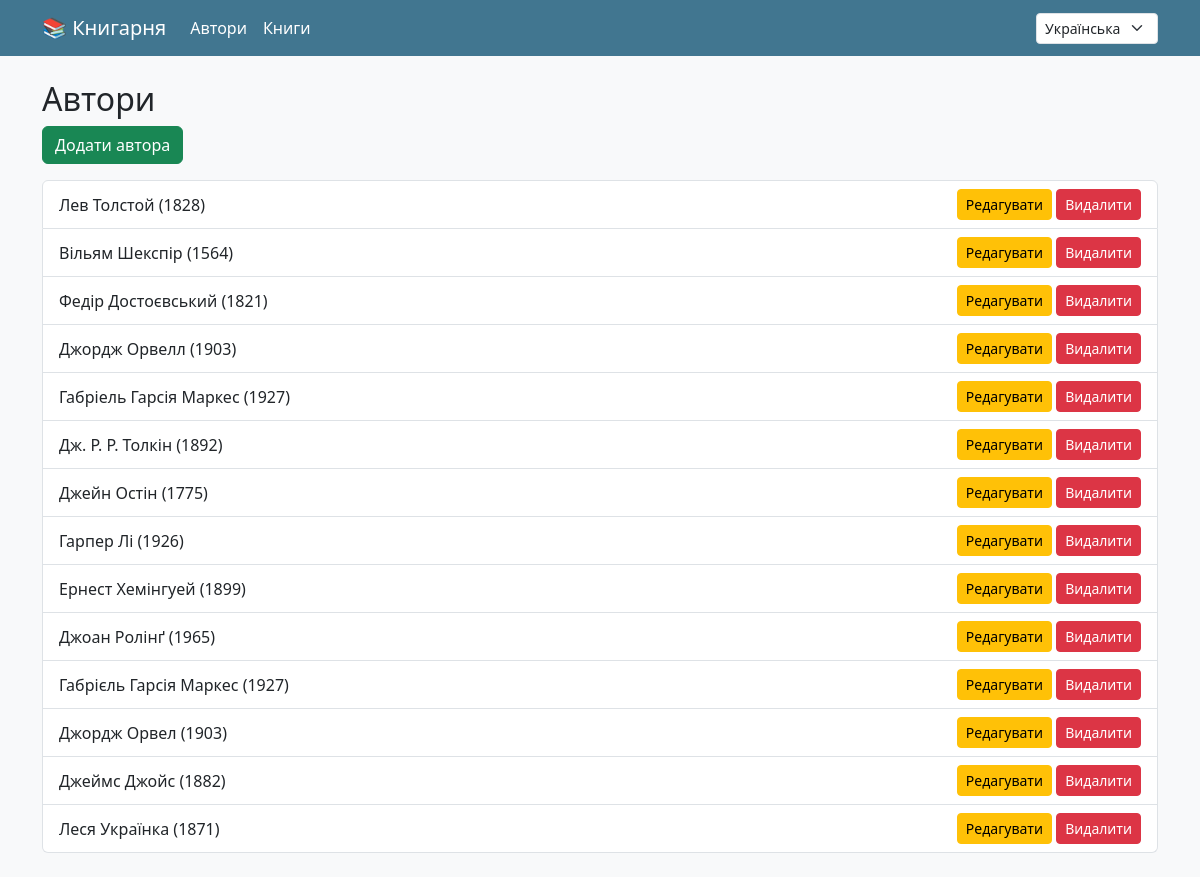
Page /authors/ (signed in) on the committed database.
### books/models.py (models this page shows, shortened)
class Author(models.Model):
    name = models.CharField(max_length=100)
    birth_year = models.PositiveIntegerField()

### books/views.py (the view)
# urls.py: path('authors/', AuthorListView.as_view(), name='author_list'),
class AuthorListView(View):
    @method_decorator(login_required)
    def get(self, request):
        authors = Author.objects.all()
        return render(request, 'books/author_list.html', {'authors': authors})

### templates/books/author_list.html (shortened to what this page needs)
{% extends 'books/../books/../books/../books/../books/base.html' %}
{% load i18n %}
{% block content %}
<h2>{% trans "Authors" %}</h2>
<a href="{% url 'author_create' %}" class="btn btn-success mb-3">{% trans "Add Author" %}</a>
<ul class="list-group">
    {% for author in authors %}
    <li class="list-group-item d-flex justify-content-between align-items-center">
        {{ author.name }} ({{ author.birth_year }})
        <span>
            <a href="{% url 'author_update' author.id %}" class="btn btn-sm btn-warning">{% trans "Edit" %}</a>
            <a href="{% url 'author_delete' author.id %}" class="btn btn-sm btn-danger">{% trans "Delete" %}</a>
        </span>
    </li>
    {% endfor %}
</ul>
{% endblock %}

### rows in the picture
Author: name "Лев Толстой", birth_year "1828"
Author: name "Вільям Шекспір", birth_year "1564"
Author: name "Федір Достоєвський", birth_year "1821"
Author: name "Джордж Орвелл", birth_year "1903"
Author: name "Габріель Гарсія Маркес", birth_year "1927"
Author: name "Дж. Р. Р. Толкін", birth_year "1892"
Author: name "Джейн Остін", birth_year "1775"
Author: name "Гарпер Лі", birth_year "1926"
Author: name "Ернест Хемінгуей", birth_year "1899"
Author: name "Джоан Ролінґ", birth_year "1965"
Author: name "Габрієль Гарсія Маркес", birth_year "1927"
Author: name "Джордж Орвел", birth_year "1903"
Author: name "Джеймс Джойс", birth_year "1882"
Author: name "Леся Українка", birth_year "1871"

### other values in the picture
form field language "Українська"
